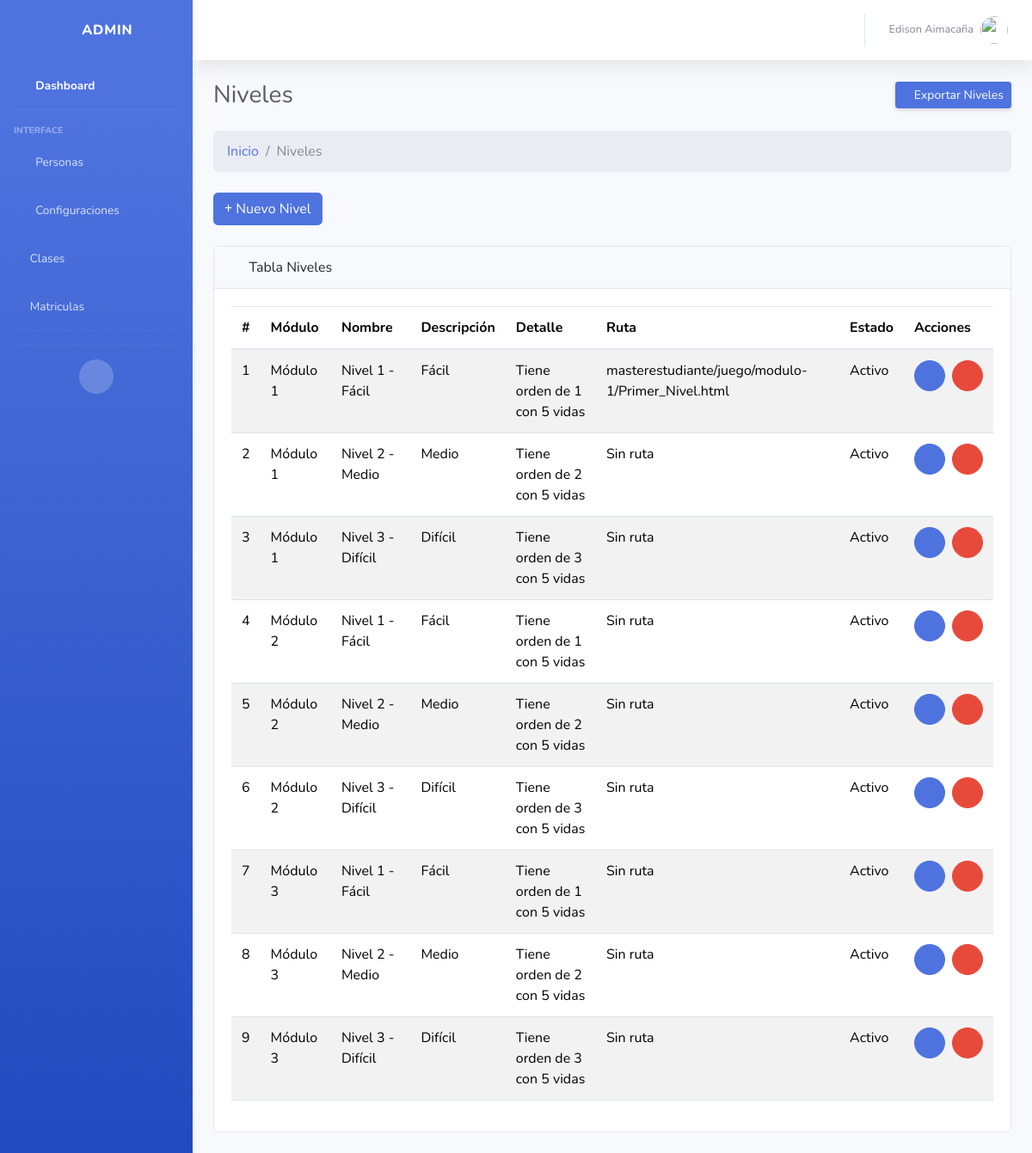
The app's page /nivel/ (signed in) with its own data.
### Aplicaciones/core/models.py (models this page shows, shortened)
class Niveles(models.Model):
    niv_id = models.AutoField(primary_key=True)
    fk_modulo = models.ForeignKey(
        Modulos,
        verbose_name='Modulo',
        on_delete=models.CASCADE,
        related_name='niveles'
    )
    niv_nombre = models.CharField(max_length=50, null=False, verbose_name="Nombre del nivel:")
    niv_descripcion = models.CharField(max_length=100,null=False,verbose_name="Descripción del nivel:")
    orden = models.IntegerField()
    vidas = models.IntegerField()
    ruta = models.CharField(max_length=100,null=True,verbose_name="Ruta:")
    niv_estado = models.BooleanField(default=True,verbose_name='Estado:')
    niv_fecha_creacion = models.DateTimeField(auto_now_add=True,verbose_name='Creado el:')
    niv_fecha_actualizacion = models.DateTimeField(auto_now=True,verbose_name='Actualizado el:')
    class Meta:
        constraints = [
            models.UniqueConstraint(fields=['fk_modulo', 'niv_nombre'], name='unique_nombre_por_modulo')
        ]

class Modulos(models.Model):
    mod_id = models.AutoField(primary_key=True)
    mod_nombre = models.CharField(max_length=50,null=False,unique=True,verbose_name="Nombre del modulo:")
    mod_descripcion = models.CharField(max_length=100,null=False,verbose_name="Descripción del modulo:")
    mod_estado = models.BooleanField(default=True,verbose_name='Estado:')
    mod_fecha_creacion = models.DateTimeField(auto_now_add=True,verbose_name='Creado el:')
    mod_fecha_actualizacion = models.DateTimeField(auto_now=True,verbose_name='Actualizado el:')
    def __str__(self):
        return f"{self.mod_id}: {self.mod_nombre}"

### Aplicaciones/core/views/crud_niveles_views.py (the view, shortened to what this page needs)
# urls.py: path('', loguin_views.index, name='loguin_index'),
@admin_required
def index(request):
    niveles = Niveles.objects.filter(niv_estado=True)
    form = NivelesForm()
    form_editar = None
    nivel_a_editar = None
    return render(request, 'nivel/Index.html', {
        'niveles': niveles,
        'form': form,
        'form_editar': form_editar,
        'nivel_a_editar': nivel_a_editar
    })

### Aplicaciones/core/context_processors.py (called while the page is built, shortened)
def foto_perfil_usuario(request):
    if request.user.is_authenticated:
        try:
            persona = Personas.objects.get(fk_id_usuario=request.user)
        except Personas.DoesNotExist:
            return {'foto_perfil': None}
        administrador = Administradores.objects.filter(fk_id_persona=persona).first()
        if administrador and administrador.adm_fotografia:
            return {'foto_perfil': administrador.adm_fotografia.url}
    return {'foto_perfil': None}

### Aplicaciones/core/templates/nivel/Index.html (shortened to what this page needs)
{% extends "plantillas/MasterAdmin.html" %}
{% load static %}
{% block content %}
<div class="container-fluid">
    <div class="d-sm-flex align-items-center justify-content-between mb-4">
        <h1 class="h3 mb-0 text-gray-800">Niveles</h1>
        <a href="#" class="btn btn-sm btn-primary shadow-sm"> Exportar
            Niveles</a>
    </div>
    <ol class="breadcrumb mb-4">
        <li class="breadcrumb-item"><a href="{% url 'core_admin' %}">Inicio</a></li>
        <li class="breadcrumb-item active">Niveles</li>
    </ol>
    <div class="mb-4">
        <a href="#" class="btn btn-primary" data-bs-toggle="modal" data-bs-target="#modalCrear"><i
                class="fas fa-plus"></i> Nuevo Nivel</a>
    </div>
    <div class="card mb-4">
        <div class="card-header"><i class="fas fa-table me-1"></i> Tabla Niveles</div>
        <div class="card-body">
            <div class="table-responsive">
                <table class="table table-striped" id="tbl-admin" width="100%" cellspacing="0">
                    <thead>
                        <tr>
                            <th style="width: 1%;">#</th>
                            <th>Módulo</th>
                            <th>Nombre</th>
                            <th>Descripción</th>
                            <th>Detalle</th>
                            <th>Ruta</th>
                            <th>Estado</th>
                            <th>Acciones</th>
                        </tr>
                    </thead>
                    <tbody>
                        {% for nivel in niveles %}
                        <tr>
                            <td> {{ forloop.counter }} </td>
                            <td>{{ nivel.fk_modulo.mod_nombre }}</td>
                            <td>{{ nivel.niv_nombre }}</td>
                            <td>{{ nivel.niv_descripcion }}</td>
                            <td>
                                <div class="d-flex">
                                    Tiene orden de {{ nivel.orden }}
                                    con {{nivel.vidas}} vidas
                                </div>
                            </td>
                            <td>
                                {{ nivel.ruta }}
                            </td>
                            <td>
                               {% if nivel.niv_estado %}
                                    Activo
                                {% else %}
                                    Inactivo
                                {% endif %}
                            </td>
                            <td>
                                <div class="d-flex gap-2">
                                    <a href="#" class="btn btn-sm btn-primary rounded-circle d-flex align-items-center justify-content-center"
                                        style="width: 36px; height: 36px;" data-bs-toggle="modal"
                                        data-bs-target="#modalEditar{{ nivel.niv_id }}">
                                        <i class="fas fa-edit"></i>
                                    </a>
                                    <a href="#" class="btn btn-sm btn-danger rounded-circle d-flex align-items-center justify-content-center"
                                    style="width: 36px; height: 36px;" data-bs-toggle="modal"
                                        data-bs-target="#modalEliminar{{ nivel.niv_id }}">
                                        <i class="fas fa-trash-alt"></i>
                                    </a>
                                </div>
                            </td>
                        </tr>
                        {% endfor %}
                    </tbody>
                </table>
            </div>
        </div>
    </div>
</div>
{% endblock %}

### Aplicaciones/core/templates/plantillas/MasterAdmin.html (shortened to what this page needs)
{% load static %}
<!DOCTYPE html>
<html lang="es">
  <head>
    <link href="{% static 'vendor/fontawesome-free/css/all.min.css'%}" rel="stylesheet" type="text/css" />
    <link rel="stylesheet" href="{% static 'css/bootstrap.min.css' %}" />
    <link href="{% static 'vendor/bootstrap-select/css/bootstrap-select.min.css' %}" rel="stylesheet">
    <link href="{% static 'css/sb-admin-2.min.css' %}" rel="stylesheet" />
  </head>
  <body id="page-top">
    <div id="wrapper">
      <ul class="navbar-nav bg-gradient-primary sidebar sidebar-dark accordion" id="accordionSidebar">
        <a class="sidebar-brand d-flex align-items-center justify-content-center" href="{% url 'core_admin' %}">
          <div class="sidebar-brand-icon rotate-n-15">
            <i class="fas fa-laugh-wink"></i>
          </div>
          <div class="sidebar-brand-text mx-3">
            Admin
          </div>
        </a>
        <hr class="sidebar-divider my-0" />
        <li class="nav-item active">
          <a class="nav-link" href="{% url 'core_admin' %}">
            <i class="fas fa-fw fa-tachometer-alt"></i>
            <span>Dashboard</span>
          </a>
        </li>
        <hr class="sidebar-divider" />
        <div class="sidebar-heading">Interface</div>
        <li class="nav-item">
          <a class="nav-link collapsed" href="#" data-toggle="collapse" data-target="#collapseTwo" aria-expanded="true" aria-controls="collapseTwo">
            <i class="fas fa-fw fa-users"></i>
            <span>Personas</span>
          </a>
        </li>
        <li class="nav-item">
          <a class="nav-link collapsed" href="#" data-toggle="collapse" data-target="#collapseUtilities" aria-expanded="true" aria-controls="collapseUtilities">
            <i class="fas fa-fw fa-wrench"></i>
            <span>Configuraciones</span>
          </a>
        </li>
        <li class="nav-item">
          <a class="nav-link" href="{% url 'clase_index' %}">
            <i class="fa-solid fa-chalkboard-user"></i>
            <span>Clases</span>
          </a>
        </li>
         <li class="nav-item">
          <a class="nav-link" href="{% url 'matricula_index'%}">
            <i class="fa-solid fa-file"></i>
            <span>Matriculas</span>
          </a>
        </li>
        <hr class="sidebar-divider" />
        <hr class="sidebar-divider d-none d-md-block" />
        <div class="text-center d-none d-md-inline">
          <button class="rounded-circle border-0" id="sidebarToggle"></button>
        </div>
      </ul>
      <div id="content-wrapper" class="d-flex flex-column">
        <div id="content">
          <nav class="navbar navbar-expand navbar-light bg-white topbar mb-4 static-top shadow">
            <ul class="navbar-nav ml-auto">
              <li class="nav-item dropdown no-arrow">
                <a class="nav-link dropdown-toggle" href="#" id="userDropdown" role="button" data-toggle="dropdown" aria-haspopup="true" aria-expanded="false">
                  <span class="mr-2 d-none d-lg-inline text-gray-600 small">{{ user.first_name }} {{ user.last_name }}</span>
                  <img class="img-profile rounded-circle" src="{{ foto_perfil }}" onerror="this.onerror=null;this.src='{% static 'img/undraw_profile.svg' %}';" />
                </a>
              </li>
            </ul>
          </nav>
            {% block content %}
            {% endblock %}
          </div>
        </div>
      </div>
  </body>
</html>

### Aplicaciones/core/templates/nivel/Index.html (style rules this page uses)
body { background-color: #f4f8ff; }

### records on screen
Niveles: fk_modulo.mod_nombre "Módulo 1", niv_nombre "Nivel 1 - Fácil", niv_descripcion "Fácil", orden "1", vidas "5", ruta "masterestudiante/juego/modulo-1/Primer_Nivel.html", niv_estado "Activo"
Niveles: fk_modulo.mod_nombre "Módulo 1", niv_nombre "Nivel 2 - Medio", niv_descripcion "Medio", orden "2", vidas "5", ruta "Sin ruta", niv_estado "Activo"
Niveles: fk_modulo.mod_nombre "Módulo 1", niv_nombre "Nivel 3 - Difícil", niv_descripcion "Difícil", orden "3", vidas "5", ruta "Sin ruta", niv_estado "Activo"
Niveles: fk_modulo.mod_nombre "Módulo 2", niv_nombre "Nivel 1 - Fácil", niv_descripcion "Fácil", orden "1", vidas "5", ruta "Sin ruta", niv_estado "Activo"
Niveles: fk_modulo.mod_nombre "Módulo 2", niv_nombre "Nivel 2 - Medio", niv_descripcion "Medio", orden "2", vidas "5", ruta "Sin ruta", niv_estado "Activo"
Niveles: fk_modulo.mod_nombre "Módulo 2", niv_nombre "Nivel 3 - Difícil", niv_descripcion "Difícil", orden "3", vidas "5", ruta "Sin ruta", niv_estado "Activo"
Niveles: fk_modulo.mod_nombre "Módulo 3", niv_nombre "Nivel 1 - Fácil", niv_descripcion "Fácil", orden "1", vidas "5", ruta "Sin ruta", niv_estado "Activo"
Niveles: fk_modulo.mod_nombre "Módulo 3", niv_nombre "Nivel 2 - Medio", niv_descripcion "Medio", orden "2", vidas "5", ruta "Sin ruta", niv_estado "Activo"
Niveles: fk_modulo.mod_nombre "Módulo 3", niv_nombre "Nivel 3 - Difícil", niv_descripcion "Difícil", orden "3", vidas "5", ruta "Sin ruta", niv_estado "Activo"

### other values on screen
{{ user.first_name }} "Edison"
{{ user.last_name }} "Aimacaña"
